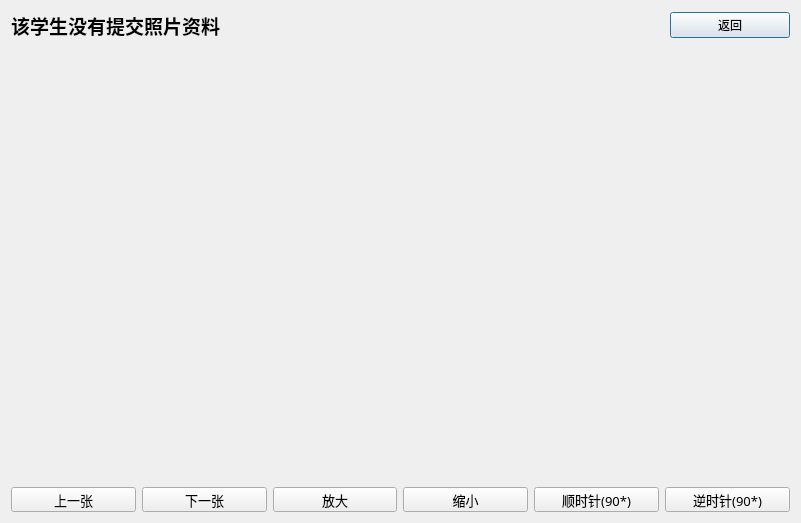
<?xml version="1.0" encoding="UTF-8"?>
<ui version="4.0">
 <class>photo</class>
 <widget class="QDialog" name="photo">
  <property name="geometry">
   <rect>
    <x>0</x>
    <y>0</y>
    <width>801</width>
    <height>523</height>
   </rect>
  </property>
  <property name="maximumSize">
   <size>
    <width>1400</width>
    <height>700</height>
   </size>
  </property>
  <property name="windowTitle">
   <string>Dialog</string>
  </property>
  <layout class="QVBoxLayout" name="verticalLayout" stretch="1,20,1">
   <item>
    <layout class="QHBoxLayout" name="horizontalLayout_2" stretch="0,0">
     <property name="spacing">
      <number>450</number>
     </property>
     <item>
      <widget class="QLabel" name="label_2">
       <property name="font">
        <font>
         <family>微软雅黑</family>
         <pointsize>14</pointsize>
         <weight>75</weight>
         <bold>true</bold>
        </font>
       </property>
       <property name="text">
        <string>该学生没有提交照片资料</string>
       </property>
      </widget>
     </item>
     <item>
      <widget class="QPushButton" name="pushButton_7">
       <property name="text">
        <string>返回</string>
       </property>
      </widget>
     </item>
    </layout>
   </item>
   <item>
    <widget class="QLabel" name="label">
     <property name="maximumSize">
      <size>
       <width>1300</width>
       <height>600</height>
      </size>
     </property>
     <property name="text">
      <string/>
     </property>
    </widget>
   </item>
   <item>
    <layout class="QHBoxLayout" name="horizontalLayout">
     <item>
      <widget class="QPushButton" name="pushButton">
       <property name="minimumSize">
        <size>
         <width>0</width>
         <height>25</height>
        </size>
       </property>
       <property name="font">
        <font>
         <family>微软雅黑</family>
         <pointsize>10</pointsize>
        </font>
       </property>
       <property name="text">
        <string>上一张</string>
       </property>
      </widget>
     </item>
     <item>
      <widget class="QPushButton" name="pushButton_2">
       <property name="minimumSize">
        <size>
         <width>0</width>
         <height>25</height>
        </size>
       </property>
       <property name="font">
        <font>
         <family>微软雅黑</family>
         <pointsize>10</pointsize>
        </font>
       </property>
       <property name="text">
        <string>下一张</string>
       </property>
      </widget>
     </item>
     <item>
      <widget class="QPushButton" name="pushButton_3">
       <property name="minimumSize">
        <size>
         <width>0</width>
         <height>25</height>
        </size>
       </property>
       <property name="font">
        <font>
         <family>微软雅黑</family>
         <pointsize>10</pointsize>
        </font>
       </property>
       <property name="text">
        <string>放大</string>
       </property>
      </widget>
     </item>
     <item>
      <widget class="QPushButton" name="pushButton_4">
       <property name="minimumSize">
        <size>
         <width>0</width>
         <height>25</height>
        </size>
       </property>
       <property name="font">
        <font>
         <family>微软雅黑</family>
         <pointsize>10</pointsize>
        </font>
       </property>
       <property name="text">
        <string>缩小</string>
       </property>
      </widget>
     </item>
     <item>
      <widget class="QPushButton" name="pushButton_5">
       <property name="minimumSize">
        <size>
         <width>0</width>
         <height>25</height>
        </size>
       </property>
       <property name="font">
        <font>
         <family>微软雅黑</family>
         <pointsize>10</pointsize>
        </font>
       </property>
       <property name="text">
        <string>顺时针(90*)</string>
       </property>
      </widget>
     </item>
     <item>
      <widget class="QPushButton" name="pushButton_6">
       <property name="minimumSize">
        <size>
         <width>0</width>
         <height>25</height>
        </size>
       </property>
       <property name="font">
        <font>
         <family>微软雅黑</family>
         <pointsize>10</pointsize>
        </font>
       </property>
       <property name="text">
        <string>逆时针(90*)</string>
       </property>
      </widget>
     </item>
    </layout>
   </item>
  </layout>
 </widget>
 <resources/>
 <connections/>
</ui>
